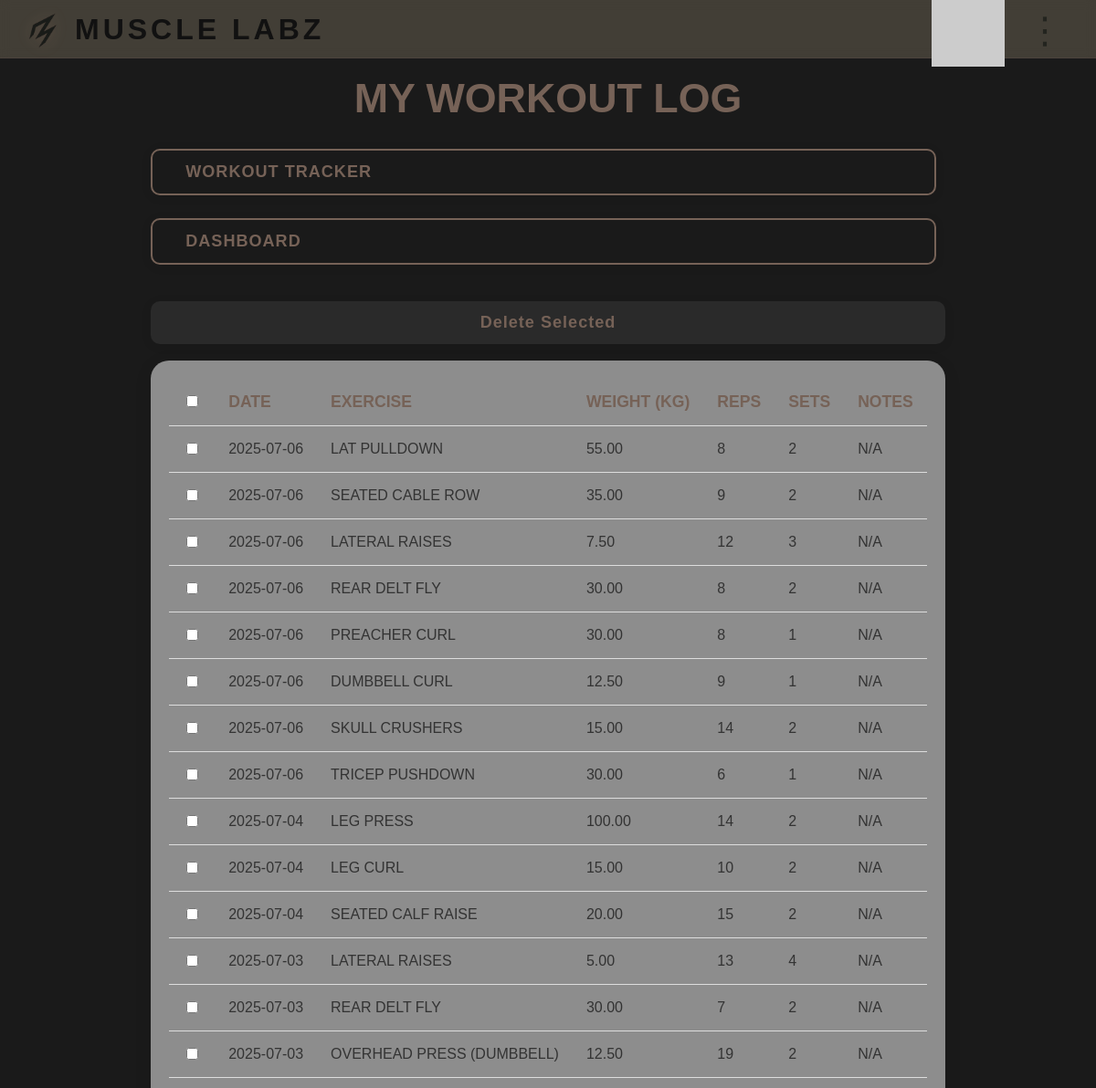
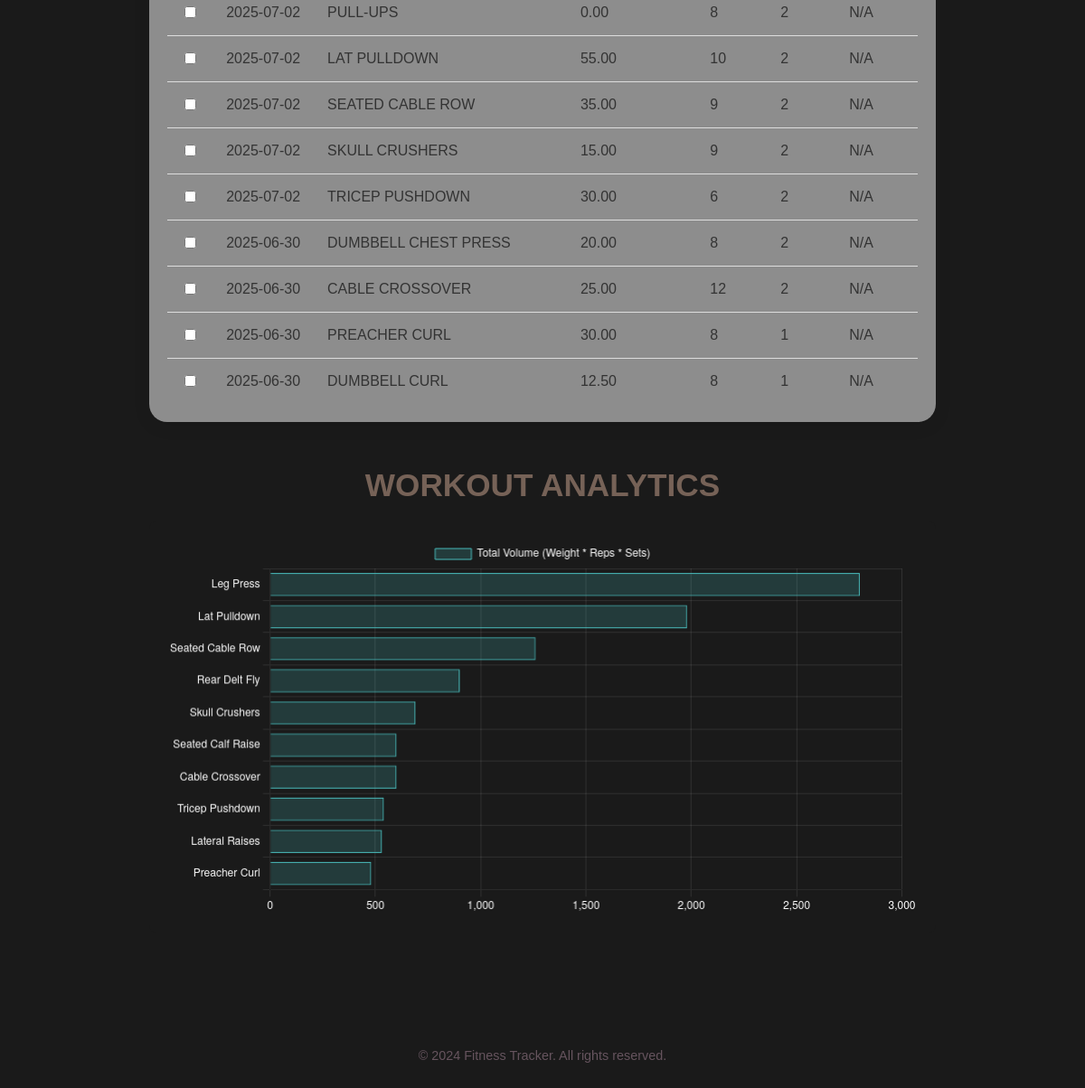
/workouts/view (signed in), run on the app's committed database (2 pictures, top to bottom).
### models.py (models this page shows, shortened)
class Workout(db.Model):
    __tablename__ = 'workouts'
    id = db.Column(db.Integer, primary_key=True)
    user_id = db.Column(db.Integer, db.ForeignKey('users.id'), nullable=False)
    date = db.Column(db.Date, nullable=False, default=date.today)
    exercise = db.Column(db.String(100), nullable=False)
    weight = db.Column(db.Float, nullable=False)
    reps = db.Column(db.Integer, nullable=False)
    sets = db.Column(db.Integer, nullable=False)
    notes = db.Column(db.Text, nullable=True)

### app.py (the view)
@app.route('/workouts/view')
@login_required
def view_workouts():
    workouts = Workout.query.filter_by(user_id=current_user.id).order_by(Workout.date.desc()).all()
    analytics_data = db.session.query(
        Workout.exercise,
        func.sum(Workout.weight * Workout.reps * Workout.sets).label('total_weight')
    ).filter_by(user_id=current_user.id).group_by(Workout.exercise).order_by(func.sum(Workout.weight * Workout.reps * Workout.sets).desc()).limit(10).all()
    chart_labels = [data[0] for data in analytics_data]
    chart_values = [data[1] for data in analytics_data]
    return render_template('view_workouts.html', workouts=workouts, chart_labels=chart_labels, chart_values=chart_values, user_data=current_user.user_data)

### app.py (called while the page is built)
def create_app(config_name='default'):
    app = Flask(__name__)
    app.config.from_object(config[config_name])
    try:
        os.makedirs(app.instance_path)
    except OSError:
        pass
    db.init_app(app)
    login_manager.init_app(app)
    login_manager.login_view = 'login'
    login_manager.login_message = 'Please log in to access this page.'
    @login_manager.user_loader
    def load_user(user_id):
        return User.query.get(int(user_id))
    return app

### templates/view_workouts.html (shortened to what this page needs)
{% extends "base.html" %}
{% block body_class %}workout-bg{% endblock %}
{% block content %}
<div class="modern-form-container" style="padding-top: 20px; padding-bottom: 50px;">
    <h1 class="form-title" style="font-size: 2.8em; margin-bottom: 30px;">MY WORKOUT LOG</h1>
    <div class="form-header-buttons">
        <a href="{{ url_for('workout_tracker') }}" class="modern-button button-secondary">Workout Tracker</a>
        <a href="{{ url_for('dashboard') }}" class="modern-button button-secondary">Dashboard</a>
    </div>
    <form id="delete-workouts-form" method="POST" action="{{ url_for('delete_workouts') }}" onsubmit="return confirm('Are you sure you want to delete the selected entries?');">
        <button type="submit" class="modern-button button-danger" style="margin-bottom: 18px;">Delete Selected</button>
        <div class="modern-table-container">
            <table class="modern-table">
                <thead>
                    <tr>
                        <th><input type="checkbox" id="select-all" onclick="toggleAll(this)"></th>
                        <th>Date</th>
                        <th>Exercise</th>
                        <th>Weight (kg)</th>
                        <th>Reps</th>
                        <th>Sets</th>
                        <th>Notes</th>
                    </tr>
                </thead>
                <tbody>
                    {% if workouts %}
                        {% for workout in workouts %}
                        <tr>
                            <td><input type="checkbox" name="workout_ids" value="{{ workout.id }}"></td>
                            <td>{{ workout.date.strftime('%Y-%m-%d') }}</td>
                            <td>{{ workout.exercise }}</td>
                            <td>{{ "%.2f"|format(workout.weight) }}</td>
                            <td>{{ workout.reps }}</td>
                            <td>{{ workout.sets }}</td>
                            <td class="notes-cell">{{ workout.notes or 'N/A' }}</td>
                        </tr>
                        {% endfor %}
                    {% else %}
                        <tr>
                            <td colspan="7" class="no-data-cell">You haven't logged any workouts yet. <a href="{{ url_for('workout_tracker') }}">Log your first one now!</a></td>
                        </tr>
                    {% endif %}
                </tbody>
            </table>
        </div>
    </form>
    <div class="analytics-container" style="margin-top: 50px;">
        <h2 class="form-title" style="font-size: 2.2em; margin-bottom: 20px;">Workout Analytics</h2>
        {% if chart_labels %}
            <div style="background-color: #1a1a1a; padding: 20px; border-radius: 8px;">
                <canvas id="workoutAnalyticsChart"></canvas>
            </div>
            <script>
                document.addEventListener('DOMContentLoaded', function () {
                    const ctx = document.getElementById('workoutAnalyticsChart').getContext('2d');
                    new Chart(ctx, {
                        type: 'bar',
                        data: {
                            labels: {{ chart_labels|tojson }},
                            datasets: [{
                                label: 'Total Volume (Weight * Reps * Sets)',
                                data: {{ chart_values|tojson }},
                                backgroundColor: 'rgba(75, 192, 192, 0.2)',
                                borderColor: 'rgba(75, 192, 192, 1)',
                                borderWidth: 1
                            }]
                        },
                        options: {
                            indexAxis: 'y',
                            scales: {
                                x: {
                                    beginAtZero: true,
                                    ticks: {
                                        color: '#ffffff'
                                    },
                                    grid: {
                                        color: 'rgba(255, 255, 255, 0.1)'
                                    }
                                },
                                y: {
                                    ticks: {
                                        color: '#ffffff'
                                    },
                                    grid: {
                                        color: 'rgba(255, 255, 255, 0.1)'
                                    }
                                }
                            },
                            plugins: {
                                legend: {
                                    labels: {
                                        color: '#ffffff'
                                    }
                                }
                            }
                        }
                    });
                });
            </script>
        {% else %}
            <p class="no-data-cell" style="text-align: center; margin-top: 20px;">No workout data available to generate analytics yet.</p>
        {% endif %}
    </div>
</div>
{% endblock %}

### templates/base.html (shortened to what this page needs)
<!DOCTYPE html>
<html lang="en">
<head>
    <link rel="stylesheet" href="{{ url_for('static', filename='css/style.css') }}">
</head>
<body class="{% block body_class %}{% endblock %}">
    <header class="main-header">
        <div class="header-left">
            <img src="{{ url_for('static', filename='images/logo.png') }}" alt="Logo" class="header-logo">
                            <span class="logo">MUSCLE LABZ</span>
        </div>
        <div class="header-right">
            {% if user_data %}
            <div class="modern-menu-bar" style="display: flex; align-items: center; gap: 16px;">
                <img src="https://ui-avatars.com/api/?name={{ user_data.name|default('User') }}&background=415d43&color=fff&rounded=true&size=40" class="user-avatar" alt="User" style="margin-right: 0;">
                <button class="menu-btn" id="dashboardMenuBtn" onclick="toggleDashboardMenu()">&#8942;</button>
            </div>
            {% endif %}
        </div>
    </header>
    <main>
        {% block content %}{% endblock %}
    </main>
    <footer>
        <p>&copy; 2024 Fitness Tracker. All rights reserved.</p>
    </footer>
</body>
</html>

### static/css/style.css (style rules this page uses)
body, html { margin: 0; padding: 0; min-height: 100vh; height: auto; font-family: 'AquireLight', 'Aquire', Arial, sans-serif; background: var(--main-bg); color: var(--accent1); text-transform: uppercase; scroll-behavior: smooth; scrollbar-width: none; -ms-overflow-style: none; }
body.login-bg, html.login-bg, body.dashboard-bg, html.dashboard-bg, body.basic-info-bg, html.basic-info-bg, body.home-bg, .home-bg, html.home-bg, body.analytics-bg, body.workout-bg, body.hydration-bg, html.hydration-bg, body.weight-bg, html.weight-bg, body.bodyfat-bg, html.bodyfat-bg { background-color: #1a1a1a; background-repeat: no-repeat; background-position: center center; background-size: cover; min-height: 100vh; }
.workout-bg { background-image: url('/static/images/background4.png'); }
.main-header { width: 100%; background: rgba(246,224,181,0.18); backdrop-filter: blur(6px); -webkit-backdrop-filter: blur(6px); display: flex; justify-content: space-between; align-items: center; padding: 10px 28px 8px 28px; min-height: 64px; height: 64px; box-sizing: border-box; position: absolute; top: 0; left: 0; z-index: 10; border-bottom: 1px solid rgba(170,111,115,0.10); }
.header-left { display: flex; align-items: center; }
.header-logo { height: 40px; width: 40px; margin-right: 14px; filter: drop-shadow(0 2px 8px rgba(238,169,144,0.15)); }
.header-left .logo { font-family: 'Aquire', Arial, sans-serif; font-size: 2em; font-weight: 900; color: #111; letter-spacing: 4px; text-transform: uppercase; text-shadow: none; }
main { flex-grow: 1; padding: 2rem; display: flex; flex-direction: column; align-items: center; justify-content: center; }
footer { text-align: center; padding: 2rem; color: #66545e; font-size: 0.9em; text-transform: none; }
:root { --main-bg: #2c2c2c; --accent1: #66545e; --accent2: #aa6f73; --accent3: #8b5a5a; --theme1: #141514; --theme2: #23241f; --theme3: #3e3c32; --theme4: #584b3e; --theme5: #766257; }
.menu-btn { background: none !important; color: #23241f !important; border: none !important; font-size: 2.5em !important; border-radius: 0 !important; width: auto; height: auto; display: inline; box-shadow: none !important; padding: 0 8px; margin: 0; cursor: pointer; }
.modern-form-container { max-width: 900px; margin: 0 auto; padding: 20px; color: #333; background: transparent; border-radius: 0; }
.form-title { font-family: 'Aquire', sans-serif; color: var(--theme5); text-align: center; }
.form-header-buttons { display: flex; justify-content: center; gap: 15px; margin-bottom: 30px; flex-wrap: wrap; }
.modern-input, .modern-button { width: 100%; padding: 12px 18px; border-radius: 10px; border: 1px solid #ccc; font-family: 'AquireLight', sans-serif; font-size: 1.1em; transition: all 0.2s ease; }
.modern-button { border: none; cursor: pointer; font-family: 'Aquire', sans-serif; font-weight: bold; letter-spacing: 1px; font-size: 1.13em; padding: 13px 36px; border-radius: 10px; background: rgba(255,255,255,0.07); color: var(--theme5); box-shadow: 0 2px 12px 0 rgba(0,0,0,0.08); margin: 0 10px 10px 0; text-decoration: none !important; transition: all 0.2s ease; display: inline-block; }
.modern-button.button-secondary { background: transparent; color: var(--theme5); border: 2px solid var(--theme5); box-shadow: 0 2px 12px 0 rgba(0,0,0,0.08); }
.modern-table-container { background: rgba(255, 255, 255, 0.5) !important; padding: 20px; border-radius: 20px; box-shadow: 0 4px 20px rgba(0,0,0,0.08); }
.modern-table { width: 100%; border-collapse: collapse; font-family: 'AquireLight', sans-serif; }
.modern-table th, .modern-table td { padding: 15px; text-align: left; border-bottom: 1px solid #ddd; }
.modern-table th { font-family: 'Aquire', sans-serif; font-weight: bold; color: var(--theme5); font-size: 1.1em; }
.modern-table tbody tr:last-child td { border-bottom: none; }
.notes-cell { white-space: pre-wrap; word-break: break-word; max-width: 300px; }
.btn, .modern-button, .welcome-btn { transition: all 0.2s ease; }

### data on the page
Workout: date "2025-07-06", exercise "LAT PULLDOWN", weight "55.00", reps "8", sets "2", notes "N/A"
Workout: date "2025-07-06", exercise "SEATED CABLE ROW", weight "35.00", reps "9", sets "2", notes "N/A"
Workout: date "2025-07-06", exercise "LATERAL RAISES", weight "7.50", reps "12", sets "3", notes "N/A"
Workout: date "2025-07-06", exercise "REAR DELT FLY", weight "30.00", reps "8", sets "2", notes "N/A"
Workout: date "2025-07-06", exercise "PREACHER CURL", weight "30.00", reps "8", sets "1", notes "N/A"
Workout: date "2025-07-06", exercise "DUMBBELL CURL", weight "12.50", reps "9", sets "1", notes "N/A"
Workout: date "2025-07-06", exercise "SKULL CRUSHERS", weight "15.00", reps "14", sets "2", notes "N/A"
Workout: date "2025-07-06", exercise "TRICEP PUSHDOWN", weight "30.00", reps "6", sets "1", notes "N/A"
Workout: date "2025-07-04", exercise "LEG PRESS", weight "100.00", reps "14", sets "2", notes "N/A"
Workout: date "2025-07-04", exercise "LEG CURL", weight "15.00", reps "10", sets "2", notes "N/A"
Workout: date "2025-07-04", exercise "SEATED CALF RAISE", weight "20.00", reps "15", sets "2", notes "N/A"
Workout: date "2025-07-03", exercise "LATERAL RAISES", weight "5.00", reps "13", sets "4", notes "N/A"
Workout: date "2025-07-03", exercise "REAR DELT FLY", weight "30.00", reps "7", sets "2", notes "N/A"
Workout: date "2025-07-03", exercise "OVERHEAD PRESS (DUMBBELL)", weight "12.50", reps "19", sets "2", notes "N/A"
Workout: date "2025-07-02", exercise "PULL-UPS", weight "0.00", reps "8", sets "2", notes "N/A"
Workout: date "2025-07-02", exercise "LAT PULLDOWN", weight "55.00", reps "10", sets "2", notes "N/A"
Workout: date "2025-07-02", exercise "SEATED CABLE ROW", weight "35.00", reps "9", sets "2", notes "N/A"
Workout: date "2025-07-02", exercise "SKULL CRUSHERS", weight "15.00", reps "9", sets "2", notes "N/A"
Workout: date "2025-07-02", exercise "TRICEP PUSHDOWN", weight "30.00", reps "6", sets "2", notes "N/A"
Workout: date "2025-06-30", exercise "DUMBBELL CHEST PRESS", weight "20.00", reps "8", sets "2", notes "N/A"
Workout: date "2025-06-30", exercise "CABLE CROSSOVER", weight "25.00", reps "12", sets "2", notes "N/A"
Workout: date "2025-06-30", exercise "PREACHER CURL", weight "30.00", reps "8", sets "1", notes "N/A"
Workout: date "2025-06-30", exercise "DUMBBELL CURL", weight "12.50", reps "8", sets "1", notes "N/A"

### other printed values
chart data {{ chart_labels|tojson }} ["Leg Press", "Lat Pulldown", "Seated Cable Row", "Rear Delt Fly", "Skull Crushers", "Seated Calf Raise", "Cable Crossover", "Tricep Pushdown", "Lateral Raises", "Preacher Curl"]
chart data {{ chart_values|tojson }} [2800.0, 1980.0, 1260.0, 900.0, 690.0, 600.0, 600.0, 540.0, 530.0, 480.0]
